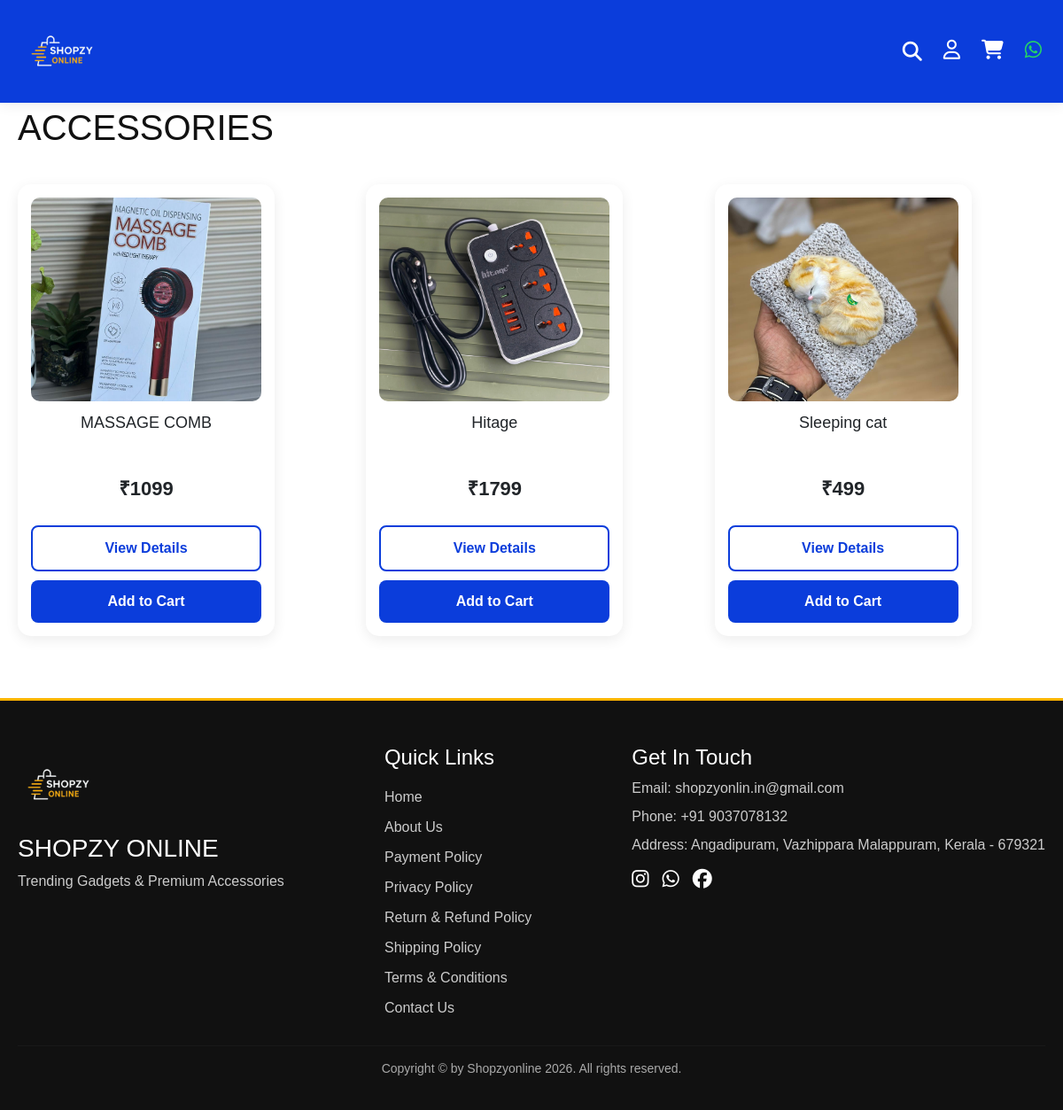
/category/accessories/, run on the app's committed database.
### myapp/models.py (models this page shows, shortened)
class Category(models.Model):
    name = models.CharField(max_length=100)
    image = models.ImageField(upload_to='category')
    slug = models.SlugField(unique=True)

class Product(models.Model):
    category = models.ForeignKey(Category, on_delete=models.CASCADE)
    name = models.CharField(max_length=200)
    slug = models.SlugField(unique=True)
    image = models.ImageField(upload_to='products')
    description = models.TextField()
    price = models.IntegerField(null=True, blank=True)
    offer_price = models.IntegerField(null=True, blank=True)
    stock = models.IntegerField(default=1)
    is_offer = models.BooleanField(default=False)

### myapp/views.py (the view)
# urls.py: path('category/<slug:slug>/', views.category_products, name='category_products'),
def category_products(request, slug):
    category = get_object_or_404(Category, slug=slug)
    products = Product.objects.filter(category=category)
    return render(request, 'category.html', {
        'category': category,
        'products': products
    })

### myapp/templates/category.html (shortened to what this page needs)
{% load static %}
<!DOCTYPE html>
<html>
<head>
<link href="https://cdn.jsdelivr.net/npm/bootstrap@5.3.8/dist/css/bootstrap.min.css" rel="stylesheet">
<link rel="stylesheet" href="https://cdnjs.cloudflare.com/ajax/libs/font-awesome/6.5.1/css/all.min.css">
<link rel="stylesheet" href="{% static 'css/index.css' %}">
    <link rel="stylesheet" href="{% static 'css/catogory.css' %}">
</head>
<body>
<nav class="navbar">
<div class="container-fluid px-4 d-flex justify-content-between align-items-center">
<a class="navbar-brand d-flex align-items-center gap-2 m-0" href="{% url 'home' %}">
<img src="{% static 'images/shopzy.png' %}" class="logo" alt="Shopzy Logo">
</a>
<div class="right-side d-flex align-items-center gap-4">
<div class="search-wrapper">
<i class="fa-solid fa-magnifying-glass nav-icon" id="searchBtn"></i>
</div>
<a href="#">
<i class="fa-regular fa-user nav-icon"></i>
</a>
<a href="{% url 'cart' %}">
<i class="fa-solid fa-cart-shopping nav-icon"></i>
</a>
<a href="https://wa.me/919037078132" target="_blank">
<i class="fa-brands fa-whatsapp nav-icon whatsapp"></i>
</a>
</div>
</div>
</nav>
<h2 class="all-title">{{ category.name }}</h2>
<div class="all-products">
{% for product in products %}
<div class="product">
<img src="{{ product.image.url }}" alt="{{ product.name }}">
<h5>{{ product.name }}</h5>
<p>₹{{ product.price }}</p>
<div class="product-buttons">
<a href="{% url 'product_details' product.slug %}">
<button class="details-btn">View Details</button>
</a>
<a href="{% url 'add_to_cart' product.id %}">
<button class="cart-btn">Add to Cart</button>
</a>
</div>
</div>
{% empty %}
<h2>No products in this category</h2>
{% endfor %}
</div>
<footer class="footer">
<div class="footer-container">
<div class="footer-logo">
<img src="{% static 'images/shopzy.png' %}" alt="Shopzy Logo">
<h2>SHOPZY ONLINE</h2>
<p>Trending Gadgets & Premium Accessories</p>
</div>
<div class="footer-links">
<h4>Quick Links</h4>
<a href="{% url 'home' %}">Home</a>
<a href="#">About Us</a>
<a href="#">Payment Policy</a>
<a href="#">Privacy Policy</a>
<a href="#">Return & Refund Policy</a>
<a href="#">Shipping Policy</a>
<a href="#">Terms & Conditions</a>
<a href="#">Contact Us</a>
</div>
<div class="footer-contact">
<h4>Get In Touch</h4>
<p>Email: shopzyonlin.in@gmail.com</p>
<p>Phone: +91 9037078132</p>
<p>Address: Angadipuram, Vazhippara Malappuram, Kerala - 679321</p>
<div class="social-icons">
<a href="#"><i class="fa-brands fa-instagram"></i></a>
<a href="https://wa.me/919037078132" target="_blank"><i class="fa-brands fa-whatsapp"></i></a>
<a href="#"><i class="fa-brands fa-facebook"></i></a>
</div>
</div>
</div>
<hr>
<p class="copyright">
Copyright © by Shopzyonline 2026. All rights reserved.
</p>
</footer>
</body>
</html>

### myapp/static/css/index.css (style rules this page uses)
body { font-family:Arial, sans-serif; padding-top:90px; background:#fff; }
.navbar { position:fixed; top:0; left:0; width:100%; background:#0B3DDB; padding:8px 0; z-index:1000; box-shadow:0 2px 15px rgba(0,0,0,0.08); }
.logo { width:90px; height:90px; object-fit:contain; }
.nav-icon { font-size:22px; color:white; transition:0.3s; cursor:pointer; }
.whatsapp { color:#25D366; }
.search-wrapper { display:flex; align-items:center; position:relative; }
.product { min-width:290px; max-width:290px; background:white; padding:15px; border-radius:18px; text-align:center; box-shadow:0 4px 8px rgba(0,0,0,0.1); overflow:hidden; transition:0.3s; display:flex; flex-direction:column; justify-content:space-between; }
.product img { width:100%; height:230px; object-fit:cover; border-radius:10px; transition:0.3s; }
.product h5 { font-size:18px; height:52px; overflow:hidden; margin-top:12px; line-height:1.4; }
.product p { font-size:22px; font-weight:bold; margin:10px 0; }
.product-buttons { display:flex; flex-direction:column; gap:12px; margin-top:15px; width:100%; }
.product-buttons a { flex:1; text-decoration:none; }
.details-btn, .cart-btn { width:100%; padding:12px 8px; background:white; color:blue; border:2px solid blue; border-radius:10px; font-size:16px; font-weight:bold; cursor:pointer; transition:0.3s; }
.all-title { color:#111; padding-left:20px; padding-top:30px; font-size:40px; }
.all-products { display:grid; grid-template-columns:repeat(auto-fit,minmax(290px,1fr)); gap:20px; padding:20px; margin-top:20px; }
.footer { background:#111; color:white; padding:50px 20px 20px; margin-top:50px; border-top:3px solid #ffb400; }
.footer-container { display:flex; justify-content:space-between; flex-wrap:wrap; gap:40px; }
.footer-logo img { width:90px; }
.footer-logo h2 { margin-top:10px; font-size:28px; }
.footer-logo p { color:#ccc; }
.footer-links { display:flex; flex-direction:column; gap:10px; }
.footer-links a { color:#ccc; text-decoration:none; transition:0.3s; }
.footer-contact p { color:#ccc; margin:8px 0; }
.social-icons { margin-top:10px; display:flex; gap:15px; }
.social-icons a { color:white; font-size:22px; transition:0.3s; }
hr { margin:30px 0 15px; border-color:#333; }
.copyright { text-align:center; color:#aaa; font-size:14px; }

### myapp/static/css/catogory.css (style rules this page uses)
.product { background:white; padding:15px; border-radius:15px; text-align:center; box-shadow:0 4px 15px rgba(0,0,0,0.08); }
.product-buttons { display:flex; flex-direction:column; gap:10px; margin-top:15px; }
.product-buttons a { text-decoration:none; }
.product-buttons button { width:100%; padding:12px; border:none; border-radius:8px; font-size:16px; font-weight:bold; cursor:pointer; }
.details-btn { background:#fff; border:2px solid #0B3DDB !important; color:#0B3DDB; }
.cart-btn { background:#0B3DDB; color:white; }

### data on the page
Category: name "ACCESSORIES"
Product: image (picture), name "MASSAGE COMB", price "1099"
Product: image (picture), name "Hitage", price "1799"
Product: image (picture), name "Sleeping cat", price "499"
